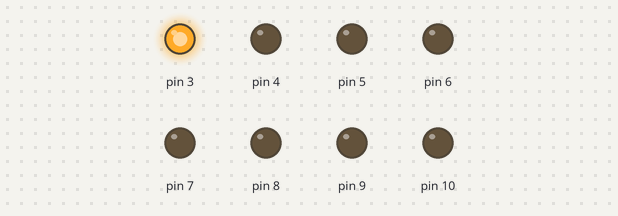
Bench run of a sketch on a simulated Arduino Uno, built with avr-gcc and run on an emulated ATmega328P. On the bench: output pins drawn as LEDs (lit = HIGH).

Above: at 0.1 s.
At 0.9 s:
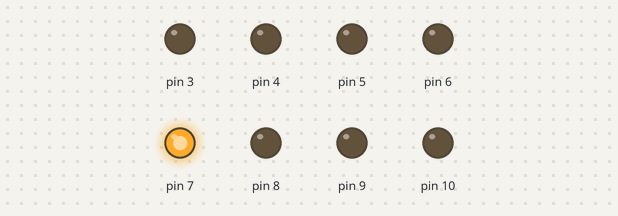
At 1.5 s:
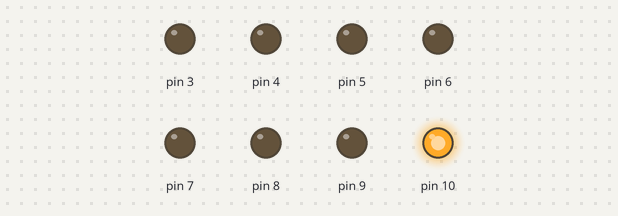
At 3.1 s:
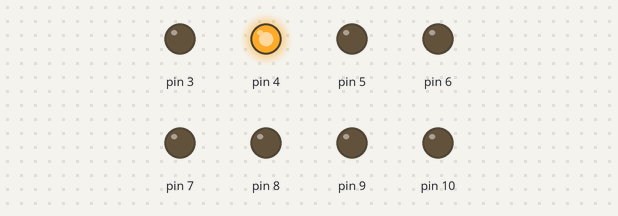
At 4.7 s:
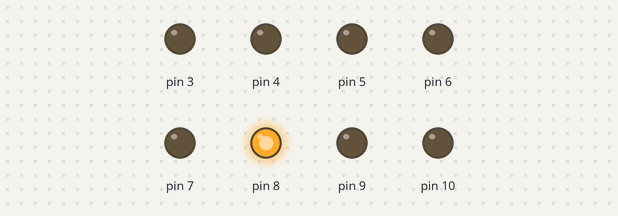
At 6.3 s:
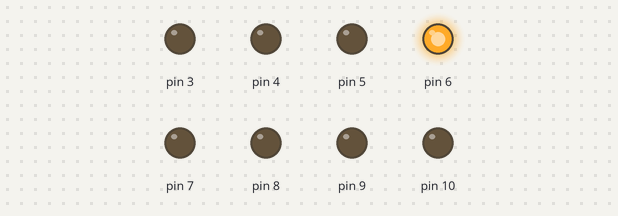
Timing chart, 0 to 6.6 s (numbered marks = the images above):
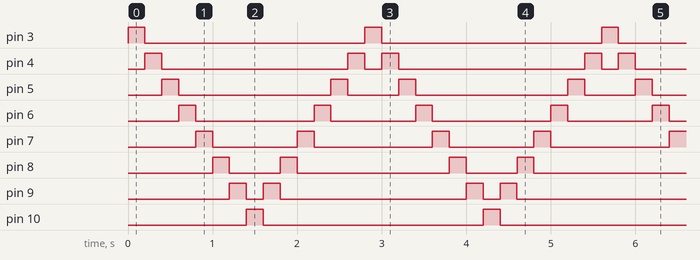

The sketch:

LED_Chaser.ino
```cpp
void setup() {
  for (int i = 3; i <= 10; i++)
  {
    pinMode(i, OUTPUT);
  }
}
void loop() {
  for (int i = 3; i < 11; i++)
  {
    digitalWrite(i, HIGH);
    delay(200);
    allLEDsOFF();


  }
  for (int i = 9; i >= 4; i--) {
    digitalWrite(i, HIGH);
    delay(200);
    allLEDsOFF();
      }
}
void allLEDsOFF(void)
{
  for (int i = 3; i < 11; i++) {
    digitalWrite(i, LOW);
  }

}
```

Measured:
- by itself, pin 3, pin 10: alternates HIGH for 0.20 s and LOW for 2.6 s
- by itself, pin 4: repeats every 2.8 s: LOW 2.2 s, HIGH 0.20 s, LOW 0.20 s, HIGH 0.20 s
- by itself, pin 5: repeats every 2.8 s: LOW 1.8 s, HIGH 0.20 s, LOW 0.60 s, HIGH 0.20 s
- by itself, pin 6: repeats every 2.8 s: LOW 1.4 s, HIGH 0.20 s, LOW 1.0 s, HIGH 0.20 s
- by itself, pin 7: repeats every 2.8 s: LOW 1.0 s, HIGH 0.20 s, LOW 1.4 s, HIGH 0.20 s
- by itself, pin 8: repeats every 2.8 s: LOW 0.60 s, HIGH 0.20 s, LOW 1.8 s, HIGH 0.20 s
- by itself, pin 9: repeats every 2.8 s: LOW 0.20 s, HIGH 0.20 s, LOW 2.2 s, HIGH 0.20 s
